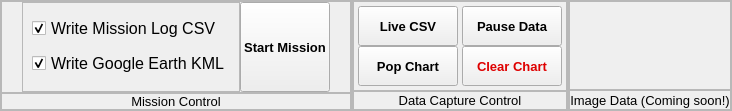
         <widget class="QWidget" name="tab_data">
          <attribute name="title">
           <string>Data Acquisition</string>
          </attribute>
          <layout class="QHBoxLayout" name="horizontalLayout_2" stretch="3,2,2">
           <property name="spacing">
            <number>0</number>
           </property>
           <property name="leftMargin">
            <number>0</number>
           </property>
           <property name="topMargin">
            <number>0</number>
           </property>
           <property name="rightMargin">
            <number>0</number>
           </property>
           <property name="bottomMargin">
            <number>0</number>
           </property>
           <item>
            <widget class="QFrame" name="fr_mission_control">
             <property name="frameShape">
              <enum>QFrame::StyledPanel</enum>
             </property>
             <property name="frameShadow">
              <enum>QFrame::Raised</enum>
             </property>
             <layout class="QVBoxLayout" name="verticalLayout_2">
              <property name="spacing">
               <number>0</number>
              </property>
              <property name="leftMargin">
               <number>0</number>
              </property>
              <property name="topMargin">
               <number>0</number>
              </property>
              <property name="rightMargin">
               <number>0</number>
              </property>
              <property name="bottomMargin">
               <number>0</number>
              </property>
              <item>
               <widget class="QFrame" name="fr_m_c_cmd">
                <property name="frameShape">
                 <enum>QFrame::StyledPanel</enum>
                </property>
                <property name="frameShadow">
                 <enum>QFrame::Raised</enum>
                </property>
                <layout class="QHBoxLayout" name="horizontalLayout_4">
                 <property name="spacing">
                  <number>0</number>
                 </property>
                 <property name="leftMargin">
                  <number>20</number>
                 </property>
                 <property name="topMargin">
                  <number>0</number>
                 </property>
                 <property name="rightMargin">
                  <number>20</number>
                 </property>
                 <property name="bottomMargin">
                  <number>0</number>
                 </property>
                 <item>
                  <widget class="QFrame" name="fr_cb_write">
                   <property name="frameShape">
                    <enum>QFrame::StyledPanel</enum>
                   </property>
                   <property name="frameShadow">
                    <enum>QFrame::Raised</enum>
                   </property>
                   <layout class="QVBoxLayout" name="verticalLayout_12">
                    <item>
                     <widget class="QCheckBox" name="cb_write_log">
                      <property name="font">
                       <font>
                        <pointsize>12</pointsize>
                       </font>
                      </property>
                      <property name="cursor">
                       <cursorShape>PointingHandCursor</cursorShape>
                      </property>
                      <property name="text">
                       <string>Write Mission Log CSV</string>
                      </property>
                      <property name="checked">
                       <bool>true</bool>
                      </property>
                     </widget>
                    </item>
                    <item>
                     <widget class="QCheckBox" name="cb_write_kml">
                      <property name="font">
                       <font>
                        <pointsize>12</pointsize>
                       </font>
                      </property>
                      <property name="cursor">
                       <cursorShape>PointingHandCursor</cursorShape>
                      </property>
                      <property name="text">
                       <string>Write Google Earth KML</string>
                      </property>
                      <property name="checked">
                       <bool>true</bool>
                      </property>
                     </widget>
                    </item>
                   </layout>
                  </widget>
                 </item>
                 <item>
                  <widget class="QPushButton" name="btn_start_mission">
                   <property name="minimumSize">
                    <size>
                     <width>90</width>
                     <height>90</height>
                    </size>
                   </property>
                   <property name="maximumSize">
                    <size>
                     <width>120</width>
                     <height>90</height>
                    </size>
                   </property>
                   <property name="font">
                    <font>
                     <pointsize>10</pointsize>
                     <weight>75</weight>
                     <bold>true</bold>
                    </font>
                   </property>
                   <property name="cursor">
                    <cursorShape>PointingHandCursor</cursorShape>
                   </property>
                   <property name="text">
                    <string>Start Mission</string>
                   </property>
                   <property name="checkable">
                    <bool>true</bool>
                   </property>
                   <property name="checked">
                    <bool>false</bool>
                   </property>
                  </widget>
                 </item>
                </layout>
               </widget>
              </item>
              <item>
               <widget class="QFrame" name="fr_m_c_name">
                <property name="maximumSize">
                 <size>
                  <width>16777215</width>
                  <height>20</height>
                 </size>
                </property>
                <property name="frameShape">
                 <enum>QFrame::StyledPanel</enum>
                </property>
                <property name="frameShadow">
                 <enum>QFrame::Raised</enum>
                </property>
                <layout class="QVBoxLayout" name="verticalLayout_3">
                 <property name="spacing">
                  <number>0</number>
                 </property>
                 <property name="leftMargin">
                  <number>0</number>
                 </property>
                 <property name="topMargin">
                  <number>0</number>
                 </property>
                 <property name="rightMargin">
                  <number>0</number>
                 </property>
                 <property name="bottomMargin">
                  <number>0</number>
                 </property>
                 <item>
                  <widget class="QLabel" name="lb_fr_m_c">
                   <property name="font">
                    <font>
                     <pointsize>10</pointsize>
                    </font>
                   </property>
                   <property name="text">
                    <string>Mission Control</string>
                   </property>
                   <property name="alignment">
                    <set>Qt::AlignCenter</set>
                   </property>
                  </widget>
                 </item>
                </layout>
               </widget>
              </item>
             </layout>
            </widget>
           </item>
           <item>
            <widget class="QFrame" name="fr_data_capture">
             <property name="frameShape">
              <enum>QFrame::StyledPanel</enum>
             </property>
             <property name="frameShadow">
              <enum>QFrame::Raised</enum>
             </property>
             <layout class="QVBoxLayout" name="verticalLayout_5">
              <property name="spacing">
               <number>0</number>
              </property>
              <property name="leftMargin">
               <number>0</number>
              </property>
              <property name="topMargin">
               <number>0</number>
              </property>
              <property name="rightMargin">
               <number>0</number>
              </property>
              <property name="bottomMargin">
               <number>0</number>
              </property>
              <item>
               <widget class="QFrame" name="fr_d_c_cmd">
                <property name="frameShape">
                 <enum>QFrame::StyledPanel</enum>
                </property>
                <property name="frameShadow">
                 <enum>QFrame::Raised</enum>
                </property>
                <layout class="QGridLayout" name="gridLayout">
                 <property name="leftMargin">
                  <number>4</number>
                 </property>
                 <property name="topMargin">
                  <number>4</number>
                 </property>
                 <property name="rightMargin">
                  <number>4</number>
                 </property>
                 <property name="bottomMargin">
                  <number>4</number>
                 </property>
                 <property name="horizontalSpacing">
                  <number>4</number>
                 </property>
                 <property name="verticalSpacing">
                  <number>0</number>
                 </property>
                 <item row="0" column="0">
                  <widget class="QPushButton" name="btn_csv_live">
                   <property name="minimumSize">
                    <size>
                     <width>100</width>
                     <height>40</height>
                    </size>
                   </property>
                   <property name="maximumSize">
                    <size>
                     <width>300</width>
                     <height>40</height>
                    </size>
                   </property>
                   <property name="font">
                    <font>
                     <pointsize>10</pointsize>
                     <weight>75</weight>
                     <bold>true</bold>
                    </font>
                   </property>
                   <property name="cursor">
                    <cursorShape>PointingHandCursor</cursorShape>
                   </property>
                   <property name="text">
                    <string>Live CSV</string>
                   </property>
                   <property name="checkable">
                    <bool>false</bool>
                   </property>
                   <property name="checked">
                    <bool>false</bool>
                   </property>
                   <property name="default">
                    <bool>false</bool>
                   </property>
                   <property name="flat">
                    <bool>false</bool>
                   </property>
                  </widget>
                 </item>
                 <item row="0" column="1">
                  <widget class="QPushButton" name="btn_start_pause_data">
                   <property name="minimumSize">
                    <size>
                     <width>100</width>
                     <height>40</height>
                    </size>
                   </property>
                   <property name="maximumSize">
                    <size>
                     <width>300</width>
                     <height>40</height>
                    </size>
                   </property>
                   <property name="font">
                    <font>
                     <pointsize>10</pointsize>
                     <weight>75</weight>
                     <bold>true</bold>
                    </font>
                   </property>
                   <property name="cursor">
                    <cursorShape>PointingHandCursor</cursorShape>
                   </property>
                   <property name="text">
                    <string>Pause Data</string>
                   </property>
                   <property name="checkable">
                    <bool>true</bool>
                   </property>
                   <property name="checked">
                    <bool>false</bool>
                   </property>
                  </widget>
                 </item>
                 <item row="1" column="0">
                  <widget class="QPushButton" name="btn_chart_pop">
                   <property name="minimumSize">
                    <size>
                     <width>100</width>
                     <height>40</height>
                    </size>
                   </property>
                   <property name="maximumSize">
                    <size>
                     <width>300</width>
                     <height>40</height>
                    </size>
                   </property>
                   <property name="font">
                    <font>
                     <pointsize>10</pointsize>
                     <weight>75</weight>
                     <bold>true</bold>
                    </font>
                   </property>
                   <property name="cursor">
                    <cursorShape>PointingHandCursor</cursorShape>
                   </property>
                   <property name="text">
                    <string>Pop Chart</string>
                   </property>
                   <property name="checkable">
                    <bool>false</bool>
                   </property>
                   <property name="checked">
                    <bool>false</bool>
                   </property>
                  </widget>
                 </item>
                 <item row="1" column="1">
                  <widget class="QPushButton" name="btn_chart_clear">
                   <property name="minimumSize">
                    <size>
                     <width>100</width>
                     <height>40</height>
                    </size>
                   </property>
                   <property name="maximumSize">
                    <size>
                     <width>300</width>
                     <height>40</height>
                    </size>
                   </property>
                   <property name="font">
                    <font>
                     <pointsize>10</pointsize>
                     <weight>75</weight>
                     <bold>true</bold>
                    </font>
                   </property>
                   <property name="cursor">
                    <cursorShape>PointingHandCursor</cursorShape>
                   </property>
                   <property name="styleSheet">
                    <string notr="true">color: rgb(222, 0, 0);</string>
                   </property>
                   <property name="text">
                    <string>Clear Chart</string>
                   </property>
                   <property name="checkable">
                    <bool>false</bool>
                   </property>
                   <property name="checked">
                    <bool>false</bool>
                   </property>
                  </widget>
                 </item>
                </layout>
               </widget>
              </item>
              <item>
               <widget class="QFrame" name="fr_d_c_name">
                <property name="maximumSize">
                 <size>
                  <width>16777215</width>
                  <height>20</height>
                 </size>
                </property>
                <property name="frameShape">
                 <enum>QFrame::StyledPanel</enum>
                </property>
                <property name="frameShadow">
                 <enum>QFrame::Raised</enum>
                </property>
                <layout class="QVBoxLayout" name="verticalLayout_4">
                 <property name="spacing">
                  <number>0</number>
                 </property>
                 <property name="leftMargin">
                  <number>0</number>
                 </property>
                 <property name="topMargin">
                  <number>0</number>
                 </property>
                 <property name="rightMargin">
                  <number>0</number>
                 </property>
                 <property name="bottomMargin">
                  <number>0</number>
                 </property>
                 <item>
                  <widget class="QLabel" name="lb_fr_d_c">
                   <property name="font">
                    <font>
                     <pointsize>10</pointsize>
                    </font>
                   </property>
                   <property name="text">
                    <string>Data Capture Control</string>
                   </property>
                   <property name="alignment">
                    <set>Qt::AlignCenter</set>
                   </property>
                  </widget>
                 </item>
                </layout>
               </widget>
              </item>
             </layout>
            </widget>
           </item>
           <item>
            <widget class="QFrame" name="fr_image_data">
             <property name="frameShape">
              <enum>QFrame::StyledPanel</enum>
             </property>
             <property name="frameShadow">
              <enum>QFrame::Raised</enum>
             </property>
             <layout class="QVBoxLayout" name="verticalLayout_7">
              <property name="spacing">
               <number>0</number>
              </property>
              <property name="leftMargin">
               <number>0</number>
              </property>
              <property name="topMargin">
               <number>0</number>
              </property>
              <property name="rightMargin">
               <number>0</number>
              </property>
              <property name="bottomMargin">
               <number>0</number>
              </property>
              <item>
               <widget class="QFrame" name="fr_i_d_cmd">
                <property name="frameShape">
                 <enum>QFrame::StyledPanel</enum>
                </property>
                <property name="frameShadow">
                 <enum>QFrame::Raised</enum>
                </property>
               </widget>
              </item>
              <item>
               <widget class="QFrame" name="fr_i_d_name">
                <property name="maximumSize">
                 <size>
                  <width>16777215</width>
                  <height>20</height>
                 </size>
                </property>
                <property name="frameShape">
                 <enum>QFrame::StyledPanel</enum>
                </property>
                <property name="frameShadow">
                 <enum>QFrame::Raised</enum>
                </property>
                <layout class="QVBoxLayout" name="verticalLayout_6">
                 <property name="spacing">
                  <number>0</number>
                 </property>
                 <property name="leftMargin">
                  <number>0</number>
                 </property>
                 <property name="topMargin">
                  <number>0</number>
                 </property>
                 <property name="rightMargin">
                  <number>0</number>
                 </property>
                 <property name="bottomMargin">
                  <number>0</number>
                 </property>
                 <item>
                  <widget class="QLabel" name="lb_fr_i_d">
                   <property name="font">
                    <font>
                     <pointsize>10</pointsize>
                    </font>
                   </property>
                   <property name="text">
                    <string>Image Data (Coming soon!)</string>
                   </property>
                   <property name="alignment">
                    <set>Qt::AlignCenter</set>
                   </property>
                  </widget>
                 </item>
                </layout>
               </widget>
              </item>
             </layout>
            </widget>
           </item>
          </layout>
         </widget>
